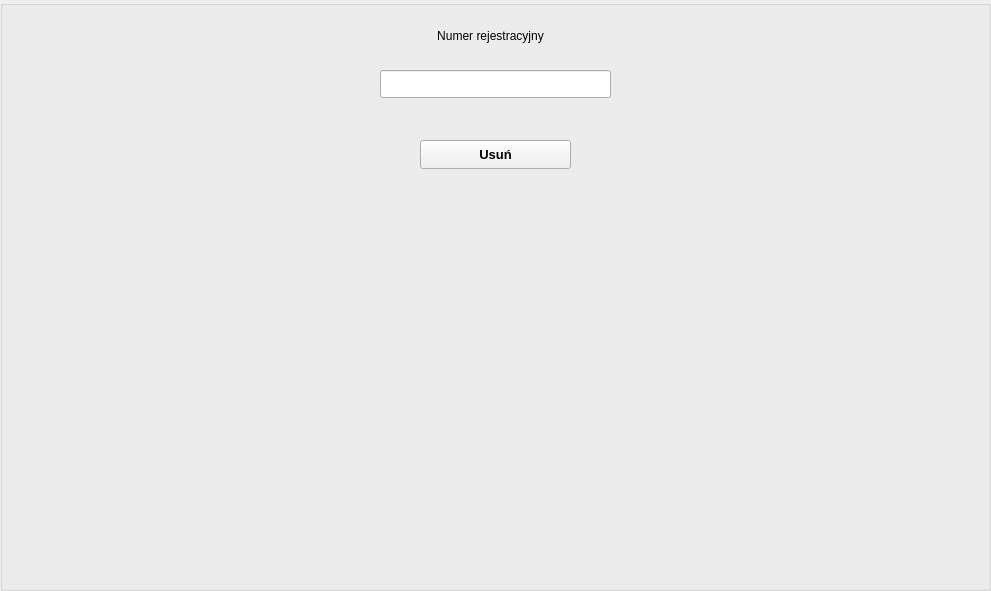
  <widget class="QGroupBox" name="remove_box">
   <property name="geometry">
    <rect>
     <x>20</x>
     <y>160</y>
     <width>991</width>
     <height>591</height>
    </rect>
   </property>
   <property name="title">
    <string/>
   </property>
   <widget class="QLabel" name="label_2">
    <property name="geometry">
     <rect>
      <x>380</x>
      <y>20</y>
      <width>221</width>
      <height>31</height>
     </rect>
    </property>
    <property name="text">
     <string>Numer rejestracyjny</string>
    </property>
    <property name="alignment">
     <set>Qt::AlignCenter</set>
    </property>
   </widget>
   <widget class="QLineEdit" name="reg_num_remove">
    <property name="geometry">
     <rect>
      <x>380</x>
      <y>70</y>
      <width>231</width>
      <height>28</height>
     </rect>
    </property>
   </widget>
   <widget class="QPushButton" name="remove_vehicle">
    <property name="geometry">
     <rect>
      <x>420</x>
      <y>140</y>
      <width>151</width>
      <height>29</height>
     </rect>
    </property>
    <property name="font">
     <font>
      <family>Helvetica</family>
      <pointsize>10</pointsize>
      <weight>87</weight>
      <italic>false</italic>
      <bold>true</bold>
     </font>
    </property>
    <property name="cursor">
     <cursorShape>PointingHandCursor</cursorShape>
    </property>
    <property name="styleSheet">
     <string notr="true"/>
    </property>
    <property name="text">
     <string>Usuń</string>
    </property>
   </widget>
  </widget>
